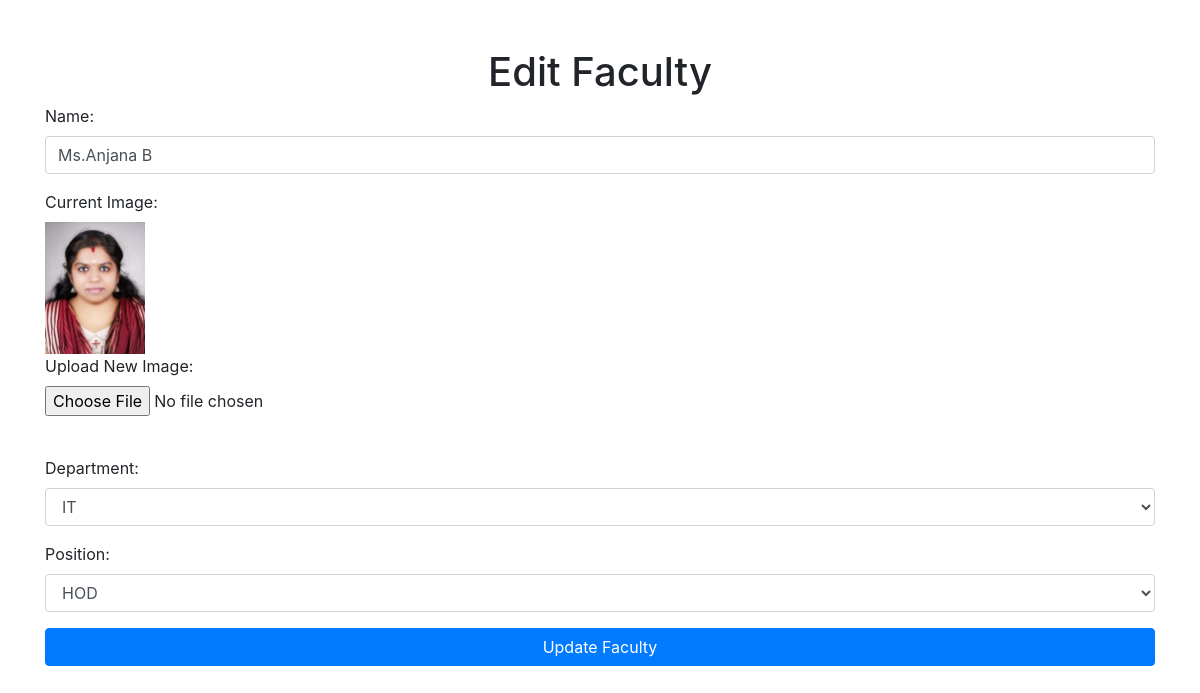
Screenshot of /editfaculty.php?id=4 with the database file from the repository.
### tables this page shows
CREATE TABLE `faculties` (
  `id` int(11) NOT NULL,
  `name` varchar(100) NOT NULL,
  `image_path` varchar(255) DEFAULT NULL,
  `department` enum('IT','EC','EEE','MECH','PT','SH','OTH') NOT NULL,
  `position` varchar(100) DEFAULT NULL,
  `other_position` varchar(100) DEFAULT NULL
);

### editfaculty.php (the view, shortened to what this page needs)
<?php
require_once 'database.php';
$id = $_GET['id'];
$sql = "SELECT * FROM faculties WHERE id = ?";
$stmt = $conn->prepare($sql);
$stmt->bind_param("i", $id);
$stmt->execute();
$result = $stmt->get_result();
$faculty = $result->fetch_assoc();
?>
<!DOCTYPE html>
<html lang="en">
<head>
    <link href="https://stackpath.bootstrapcdn.com/bootstrap/4.5.2/css/bootstrap.min.css" rel="stylesheet">
</head>
<body>
<div class="container">
    <h1 class="text-center mt-5">Edit Faculty</h1>
    <form action="" method="post" enctype="multipart/form-data">
        <div class="form-group">
            <label for="name">Name:</label>
            <input type="text" class="form-control" id="name" name="name" value="<?php echo $faculty['name']; ?>" required>
        </div>
        <div class="form-group">
            <label for="image">Current Image:</label><br>
            <img src="<?php echo $faculty['image_path']; ?>" alt="Current Image" width="100"><br>
            <label for="image">Upload New Image:</label>
            <input type="file" class="form-control-file" id="image" name="image" accept="image/*" onchange="loadFile(event)">
        </div>
        <div class="form-group">
            <label for="department">Department:</label>
            <select class="form-control" id="department" name="department" required>
                <option value="IT" <?php if ($faculty['department'] == 'IT') echo 'selected'; ?>>IT</option>
            </select>
        </div>
        <div class="form-group">
            <label for="position">Position:</label>
            <select class="form-control" id="position" name="position" required onchange="showOtherPosition()">
                <option value="HOD" <?php if ($faculty['position'] == 'HOD') echo 'selected'; ?>>HOD</option>
            </select>
        </div>
        <button type="submit" class="btn btn-primary btn-block">Update Faculty</button>
    </form>
</div>
</body>
</html>

### rows the page displays
faculties: name "Ms.Anjana B", image_path (picture), department "IT", position "HOD"
